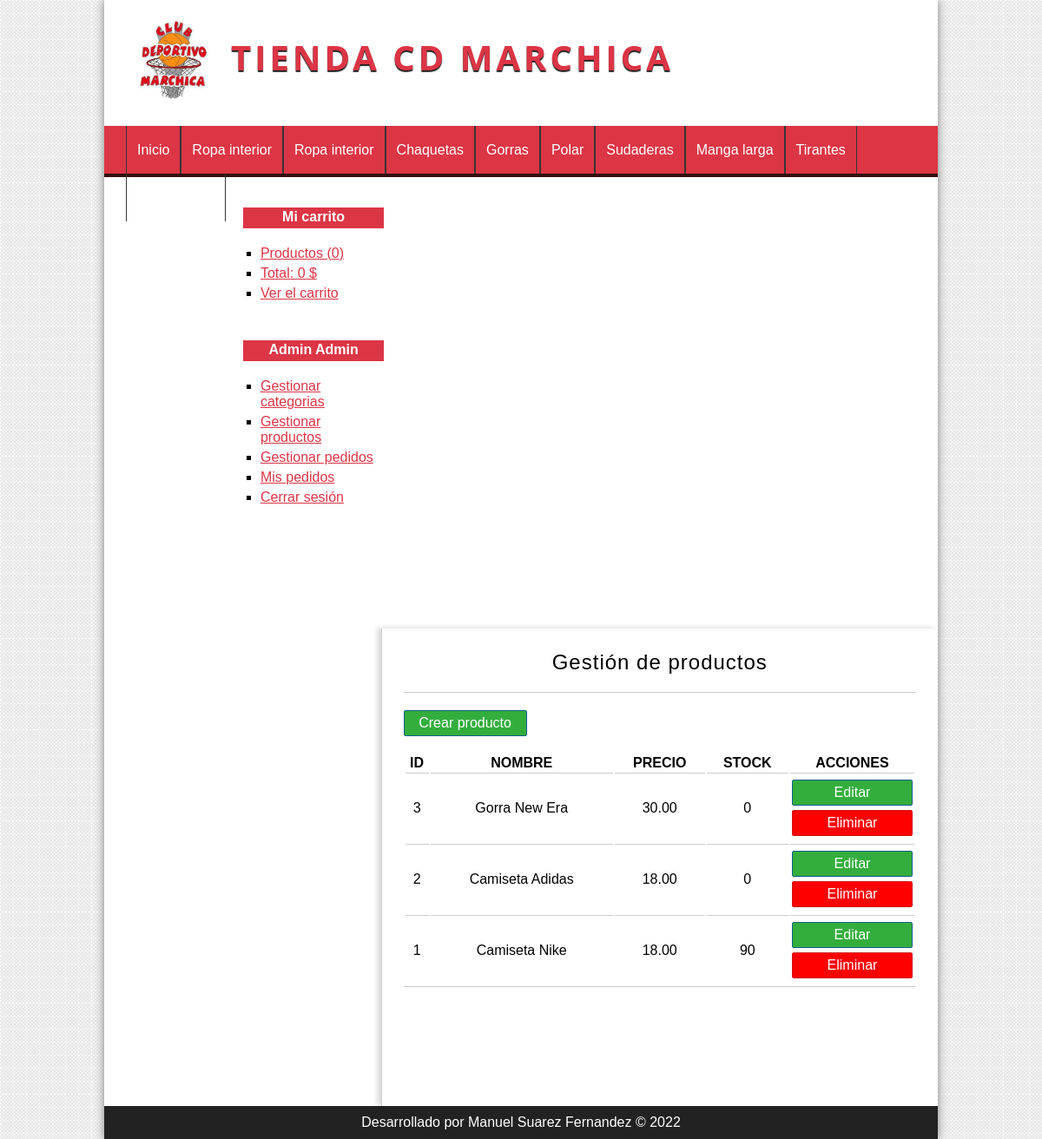
Page /producto/gestion (signed in) on the committed database.
### tables this page shows
CREATE TABLE `categorias` (
  `id` int(255) NOT NULL AUTO_INCREMENT,
  `nombre` varchar(100) NOT NULL,
  PRIMARY KEY (`id`)
);

CREATE TABLE `productos` (
  `id` int(255) NOT NULL AUTO_INCREMENT,
  `categoria_id` int(255) NOT NULL,
  `nombre` varchar(100) NOT NULL,
  `descripcion` text DEFAULT NULL,
  `precio` float(100,2) NOT NULL,
  `stock` int(255) NOT NULL,
  `oferta` varchar(2) DEFAULT NULL,
  `fecha` date NOT NULL,
  `imagen` varchar(255) DEFAULT NULL,
  PRIMARY KEY (`id`),
  KEY `fk_producto_categoria` (`categoria_id`),
  CONSTRAINT `fk_producto_categoria` FOREIGN KEY (`categoria_id`) REFERENCES `categorias` (`id`)
);

### config/db.php (called while the page is built)
<?php
class Database{
	public static function connect(){
		$db = new mysqli('localhost', 'root', '', 'tienda_master');
		$db->query("SET NAMES 'utf8'");
		return $db;
	}
}

### helpers/utils.php (called while the page is built, shortened)
<?php
class Utils{
	public static function showCategorias(){
		require_once 'models/categoria.php';
		$categoria = new Categoria();
		$categorias = $categoria->getAll();
		return $categorias;
	}
}

### models/categoria.php (called while the page is built, shortened)
<?php
class Categoria{
	private $db;
	public function __construct() {
		$this->db = Database::connect();
	}
	public function getAll(){
		$categorias = $this->db->query("SELECT * FROM categorias ORDER BY id DESC;");
		return $categorias;
	}
}

### controllers/ProductoController.php (called while the page is built, shortened)
<?php
require_once 'models/producto.php';
class productoController{
	public function gestion(){
		$producto = new Producto();
		$productos = $producto->getAll();
		require_once 'views/producto/gestion.php';
	}
}

### models/producto.php (called while the page is built, shortened)
<?php
class Producto{
	private $db;
	public function __construct() {
		$this->db = Database::connect();
	}
	public function getAll(){
		$productos = $this->db->query("SELECT * FROM productos ORDER BY id DESC");
		return $productos;
	}
}

### views/producto/gestion.php (the view, shortened to what this page needs)
<h1>Gestión de productos</h1>
<a href="<?=base_url?>producto/crear" class="button button-small">
	Crear producto
</a>
<table>
	<tr>
		<th>ID</th>
		<th>NOMBRE</th>
		<th>PRECIO</th>
		<th>STOCK</th>
		<th>ACCIONES</th>
	</tr>
	<?php while($pro = $productos->fetch_object()): ?>
		<tr>
			<td><?=$pro->id;?></td>
			<td><?=$pro->nombre;?></td>
			<td><?=$pro->precio;?></td>
			<td><?=$pro->stock;?></td>
			<td>
				<a href="<?=base_url?>producto/editar&id=<?=$pro->id?>" class="button button-gestion">Editar</a>
				<a href="<?=base_url?>producto/eliminar&id=<?=$pro->id?>" class="button button-gestion button-red">Eliminar</a>
			</td>
		</tr>
	<?php endwhile; ?>
</table>

### views/layout/header.php (shortened to what this page needs)
<!DOCTYPE HTML>
<html lang="es">
	<head>
		<link rel="stylesheet" href="<?=base_url?>assets/css/styles.css" />
	</head>
	<body>
		<div id="container">
			<header id="header">
				<div id="logo">
					<img src="<?=base_url?>assets/img/icono.png" alt="Icono" />
					<a href="<?=base_url?>">
						Tienda CD Marchica
					</a>
				</div>
			</header>
			<?php $categorias = Utils::showCategorias(); ?>
			<nav id="menu">
				<ul>
					<li>
						<a href="<?=base_url?>">Inicio</a>
					</li>
					<?php while($cat = $categorias->fetch_object()): ?>
						<li>
							<a href="<?=base_url?>categoria/ver&id=<?=$cat->id?>"><?=$cat->nombre?></a>
						</li>
					<?php endwhile; ?>
				</ul>
			</nav>
			<div id="content">

### assets/css/styles.css (style rules this page uses)
* { padding: 0px; margin: 0px; font-family: sans-serif, Helvetica, Arial; }
body { background: url(../img/bg.png); }
a { color: #dc3545; }
table { text-align: center; width: 100%; border-bottom: 1px solid #ccc; }
td { border-top: 1px solid #ccc; padding: 2px; }
#container { width: 80%; margin: 0px auto; box-shadow: 0px 0px 10px gray; background: white; }
#header { height: 145px; background: white; }
#logo { padding: 20px; margin-left: 20px; float:left; }
#logo img { float:left; height: 100px; }
#logo a { float:left; font-size: 40px; letter-spacing: 4px; font-family: 'Open Sans', Helvetica, Arial; text-transform: uppercase; color: #dc3545; font-weight: bold; text-decoration: none; margin-top: 18px; margin-left: 25px; text-shadow: 0px 2px 1px #222222; transition: all 300ms; }
#menu { clear:both; background: #dc3545; color: white; height: 55px; border-bottom: 4px solid #341111; }
#menu ul { list-style: none; text-decoration: none; margin: 0px auto; margin-left: 25px; }
#menu ul li { line-height: 55px; float:left; border-right: 1px solid #363636; }
#menu a { display: block; color: white; text-decoration: none; padding-left: 12px; padding-right: 12px; transition: all 300ms; }
#menu a:first-child { border-left: 1px solid #363636; }
#content { margin: 0px auto; overflow: hidden; background: white; }
input[type="button"], input[type="submit"], button, .button { display: block; border-radius: 2px; width: auto; padding: 5px; padding-left: 10px; padding-right: 10px; color: white; background: #dc3545; border: 1px solid #11608E; cursor:pointer; }
.button { background: #33AE3D; color: white !important; text-decoration: none; }
.button-small { width: 120px; text-align: center; margin-bottom: 20px; }
.button-gestion { margin-top: 5px; margin-bottom: 5px; }
.button-red { background: red; border: 1px solid #cf1717; }
#central h1 { font-size: 24px; font-weight: normal; letter-spacing: 1px; text-align: center; border-bottom: 1px solid #ccc; margin-bottom: 20px; padding: 20px; padding-top: 0px; }

### rows in the picture
categorias: nombre "Ropa interior"
categorias: nombre "Ropa interior"
categorias: nombre "Chaquetas"
categorias: nombre "Gorras"
categorias: nombre "Polar"
categorias: nombre "Sudaderas"
categorias: nombre "Manga larga"
categorias: nombre "Tirantes"
productos: id "3", nombre "Gorra New Era", precio "30.00", stock "0"
productos: id "2", nombre "Camiseta Adidas", precio "18.00", stock "0"
productos: id "1", nombre "Camiseta Nike", precio "18.00", stock "90"

### other values in the picture
$stats['count'] "0"
$stats['total'] "0"
$_SESSION['identity']->nombre "Admin"
$_SESSION['identity']->apellidos "Admin"
